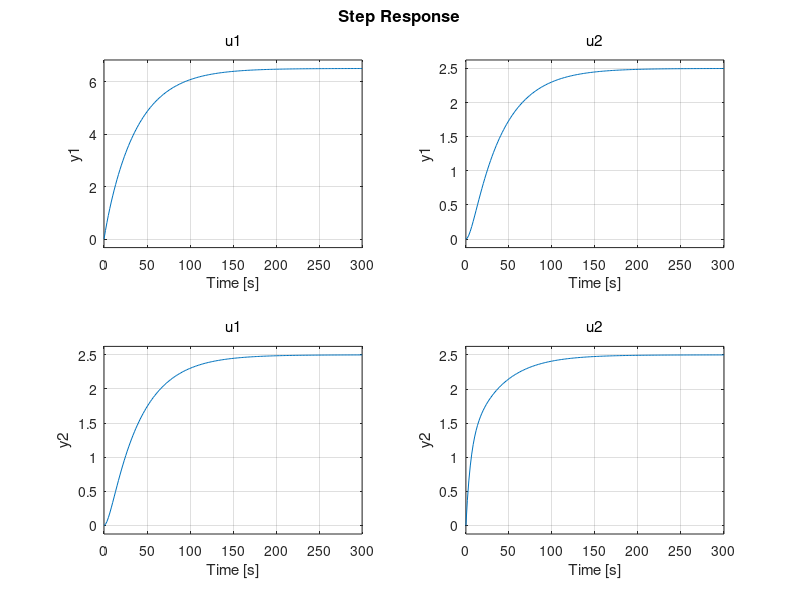

This figure's MATLAB source:
clc;
clear all; close all;
C1=5;C2=4;R1=4;R2=2.5;
A=[-1/(R1*C1) 1/(R1*C1);
    1/(R1*C2) -1/(R1*C2)-1/(R2*C2)];
B=[1/C1 0;
    0 1/C2];
C=eye(2);
D=0;
rank(ctrb(A,B))
rank(obsv(A,C))
sys=ss(A,B,C,D)
tf(sys)
eig(A)
step(sys)
%design stete fb controller
A_bar=[A zeros(2,2);
    -C zeros(2,2)];
B_bar=[B;zeros(2,2)];
Q=eye(4);
R=.01*eye(2);
K=lqr(A_bar,B_bar,Q,R)
eig(A_bar-B_bar*K)